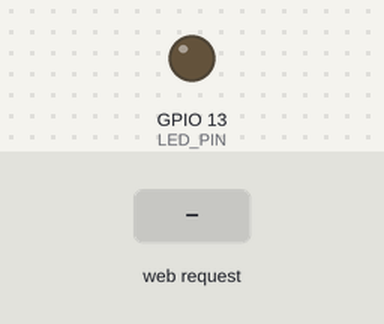
Recording of a sketch running on a simulated ESP32. Shown: output pins drawn as LEDs (lit = HIGH). Inputs (shaded band) come from the test bench. WiFi joins after 1.5 s; servers stay silent unless stated; the camera gives no picture; what the sketch prints to the serial monitor is not drawn.

Above: at 3.0 s.
3.1 s: HTTP request GET /led/on received
At 4.1 s:
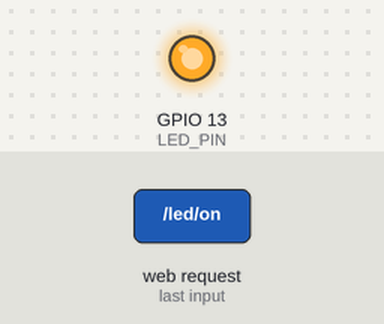
4.6 s: HTTP request GET /led/off received
At 5.6 s:
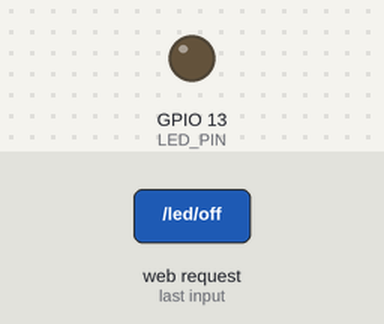
Timing chart, 0 to 7.6 s (numbered marks = the images above; inputs shaded):
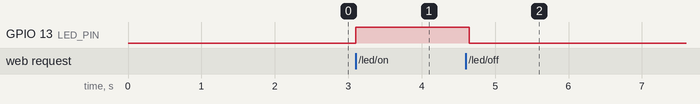

Measured:
- after the input at 3.1 s, GPIO 13 (LED_PIN): LOW → HIGH at once
- after the input at 4.6 s, GPIO 13 (LED_PIN): HIGH → LOW at once

The sketch:

ESP32_XIAO_Camera_Stream.ino
```cpp
#include "esp_camera.h"
#include <WiFi.h>
#include "esp_timer.h"
#include "img_converters.h"
#include "Arduino.h"
#include "soc/soc.h"
#include "soc/rtc_cntl_reg.h"
#include "driver/rtc_io.h"

// 网络凭证 - 修改为您的WiFi信息
const char* ssid = "ovo";
const char* password = "twx20051";

// Web服务器端口号
WiFiServer server(80);

// ESP32 XIAO 连接OV2640摄像头引脚定义
// 注意：根据您的具体连接可能需要调整
#define PWDN_GPIO_NUM     -1 // 不适用于XIAO，设为-1
#define RESET_GPIO_NUM    -1 // 不适用于XIAO，设为-1
#define XCLK_GPIO_NUM     10 // XIAO的D10引脚
#define SIOD_GPIO_NUM     40 // XIAO的SDA引脚
#define SIOC_GPIO_NUM     39 // XIAO的SCL引脚
#define Y9_GPIO_NUM        1 // XIAO的D1引脚
#define Y8_GPIO_NUM        2 // XIAO的D2引脚
#define Y7_GPIO_NUM        3 // XIAO的D3引脚
#define Y6_GPIO_NUM        4 // XIAO的D4引脚
#define Y5_GPIO_NUM        5 // XIAO的D5引脚
#define Y4_GPIO_NUM        6 // XIAO的D6引脚
#define Y3_GPIO_NUM        7 // XIAO的D7引脚
#define Y2_GPIO_NUM        8 // XIAO的D8引脚
#define VSYNC_GPIO_NUM     9 // XIAO的D9引脚
#define HREF_GPIO_NUM     11 // XIAO的D11引脚
#define PCLK_GPIO_NUM     12 // XIAO的D12引脚

// LED引脚定义（如果XIAO上有可用的LED）
#define LED_PIN 13

void setup() {
  WRITE_PERI_REG(RTC_CNTL_BROWN_OUT_REG, 0); // 禁用断电检测器

  Serial.begin(115200);
  Serial.setDebugOutput(true);
  Serial.println();

  // 配置相机
  camera_config_t config;
  config.ledc_channel = LEDC_CHANNEL_0;
  config.ledc_timer = LEDC_TIMER_0;
  config.pin_d0 = Y2_GPIO_NUM;
  config.pin_d1 = Y3_GPIO_NUM;
  config.pin_d2 = Y4_GPIO_NUM;
  config.pin_d3 = Y5_GPIO_NUM;
  config.pin_d4 = Y6_GPIO_NUM;
  config.pin_d5 = Y7_GPIO_NUM;
  config.pin_d6 = Y8_GPIO_NUM;
  config.pin_d7 = Y9_GPIO_NUM;
  config.pin_xclk = XCLK_GPIO_NUM;
  config.pin_pclk = PCLK_GPIO_NUM;
  config.pin_vsync = VSYNC_GPIO_NUM;
  config.pin_href = HREF_GPIO_NUM;
  config.pin_sscb_sda = SIOD_GPIO_NUM;
  config.pin_sscb_scl = SIOC_GPIO_NUM;
  config.pin_pwdn = PWDN_GPIO_NUM;
  config.pin_reset = RESET_GPIO_NUM;
  config.xclk_freq_hz = 20000000;
  config.pixel_format = PIXFORMAT_JPEG;

  // 相机图像质量设置
  if(psramFound()){
    config.frame_size = FRAMESIZE_VGA; // 640x480分辨率
    config.jpeg_quality = 10; // 较低的值 = 更高的质量
    config.fb_count = 2;
  } else {
    config.frame_size = FRAMESIZE_SVGA;
    config.jpeg_quality = 12;
    config.fb_count = 1;
  }

  // 初始化相机
  esp_err_t err = esp_camera_init(&config);
  if (err != ESP_OK) {
    Serial.printf("相机初始化失败，错误: 0x%x", err);
    return;
  }

  // 设置Wi-Fi
  WiFi.begin(ssid, password);
  Serial.print("连接到WiFi");
  while (WiFi.status() != WL_CONNECTED) {
    delay(500);
    Serial.print(".");
  }
  Serial.println("");
  Serial.println("WiFi已连接");
  Serial.print("IP地址: ");
  Serial.println(WiFi.localIP());

  // 启动服务器
  server.begin();
  Serial.print("摄像头流媒体服务器已就绪！连接到 http://");
  Serial.println(WiFi.localIP());

  // LED设置
  pinMode(LED_PIN, OUTPUT);
  digitalWrite(LED_PIN, LOW);
}

void loop() {
  // 检查是否有客户端连接
  WiFiClient client = server.available();
  if (client) {
    Serial.println("新客户端连接");
    String currentLine = "";

    while (client.connected()) {
      if (client.available()) {
        char c = client.read();
        Serial.write(c);

        if (c == '\n') {
          // 如果当前行是空行，则是HTTP请求的末尾
          if (currentLine.length() == 0) {
            // 发送标准HTTP响应头
            client.println("HTTP/1.1 200 OK");
            client.println("Access-Control-Allow-Origin: *"); // 允许跨域访问
            client.println("Content-Type: multipart/x-mixed-replace; boundary=frame");
            client.println();

            // 持续发送图像流
            while (client.connected()) {
              // 捕获图像
              camera_fb_t * fb = esp_camera_fb_get();
              if(!fb) {
                Serial.println("图像捕获失败");
                break;
              }

              // 构造HTTP帧头
              client.println("--frame");
              client.println("Content-Type: image/jpeg");
              client.println("Content-Length: " + String(fb->len));
              client.println();

              // 发送图像数据
              client.write((char *)fb->buf, fb->len);
              client.println();

              // 释放缓冲区
              esp_camera_fb_return(fb);

              // 简单的延迟以控制帧率
              delay(10);
            }
            break;
          } else {
            currentLine = "";
          }
        } else if (c != '\r') {
          currentLine += c;
        }

        // 处理LED控制请求
        if (currentLine.endsWith("GET /led/on")) {
          digitalWrite(LED_PIN, HIGH);
        }
        if (currentLine.endsWith("GET /led/off")) {
          digitalWrite(LED_PIN, LOW);
        }
      }
    }

    // 关闭连接
    client.stop();
    Serial.println("客户端已断开连接");
  }
} 
```
